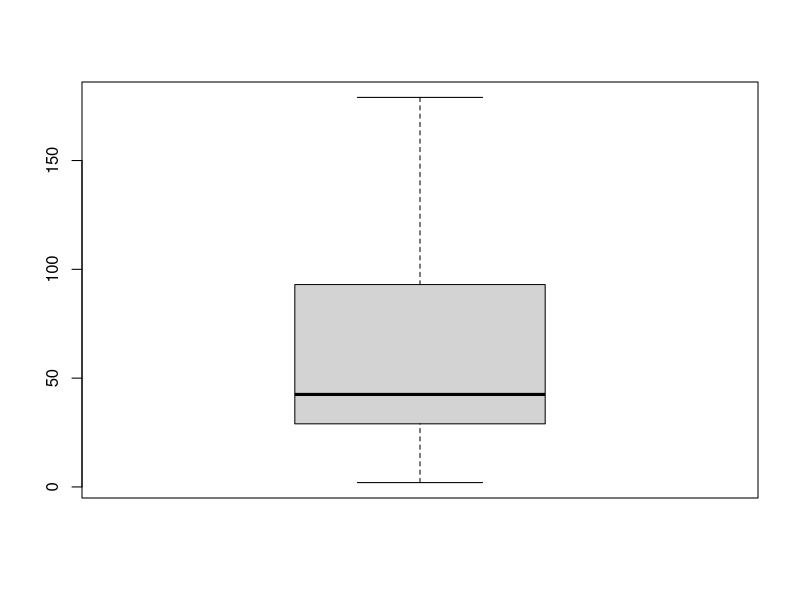
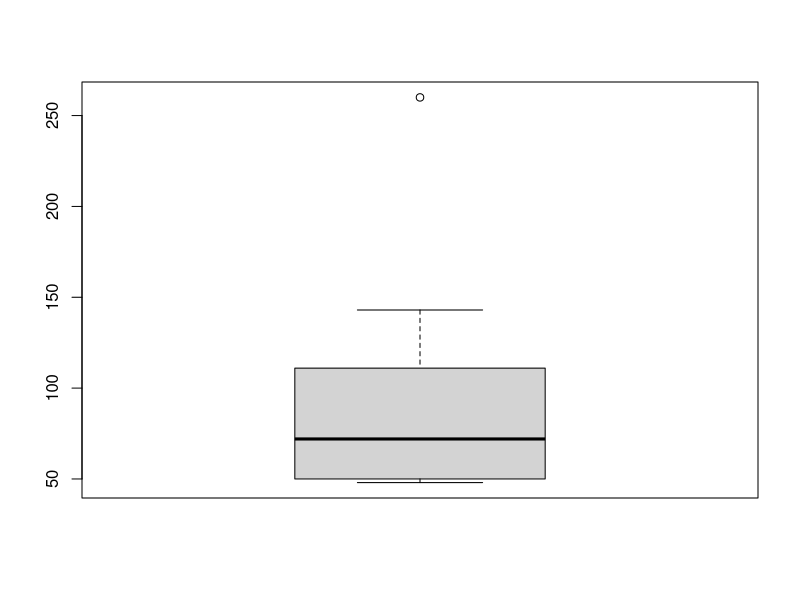
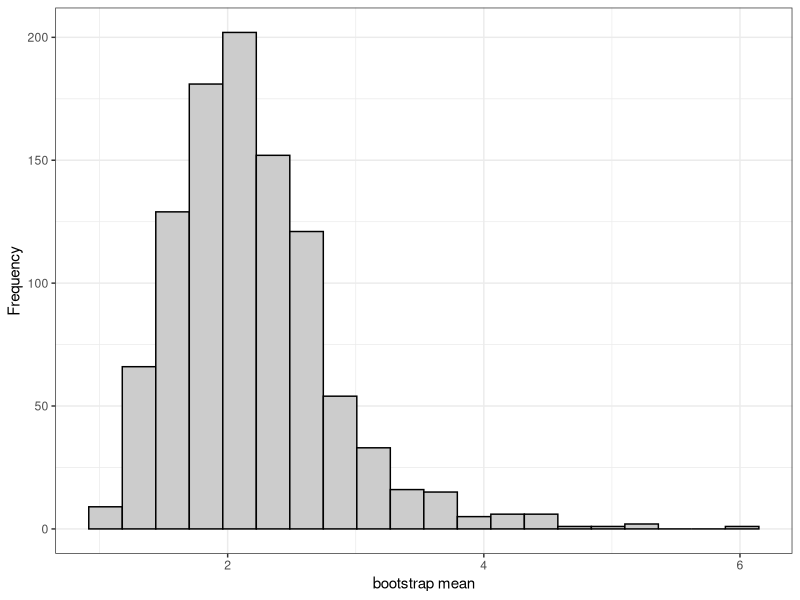

These charts were generated, in order, by the following R code:
## ---- chunk 1
library(boot)
## ---- chunk 2
data(city, package='boot')
head(city)
## ---- chunk 3
boxplot(city$u)
boxplot(city$x)
## ---- chunk 4
mean_1920 <- mean(city$u)
mean_1930 <- mean(city$x)
## ---- chunk 5
theta_est <- mean_1930/mean_1920
theta_est
## ---- chunk 6
cor(city$u, city$x, method='spearman') # có tương quan lớn
## ---- chunk 7
n_city <- nrow(city)
var_1920 <- var(city$u)
var_1930 <- var(city$x)
cov_ux <- cov(city$u, city$x)
var_mean_ux <- matrix(c(var_1920, cov_ux, cov_ux, var_1930), 2, 2)/n_city
var_mean_ux
## ---- chunk 8
h_deriv <- function(mean_1, mean_2){
return(c(-mean_2/mean_1^2, 1/mean_1))
}
h_deriv_est <- h_deriv(mean_1 = mean_1920, mean_2 = mean_1930)
h_deriv_est
## ---- chunk 9
var_theta_est <- h_deriv_est %*% var_mean_ux %*% h_deriv_est
var_theta_est
## ---- chunk 10
boot_func <- function(data, ind){
  data <- data[ind,]
  # est mean
  mean_est <- mean(data$x)/mean(data$u)
  # est var
  n <- nrow(data)
  var_u <- var(data$u)
  var_x <- var(data$x)
  cov_ux <- cov(data$u, data$x)
  var_mean_ux <- matrix(c(var_u, cov_ux, cov_ux, var_x), 2, 2)/n
  h_deriv_est <- c(-mean(data$x)/mean(data$u)^2, 1/mean(data$u))
  var_est <- h_deriv_est %*% var_mean_ux %*% h_deriv_est
  return(c(mean_est, var_est))
}
## ---- chunk 11
set.seed(123)
boot_out <- boot(data=city, statistic = boot_func, R=1000, sim='ordinary')
## ---- chunk 12
boot_out
## ---- chunk 13
boot.ci(boot.out = boot_out)
## ---- chunk 14
boot_func <- function(data, ind){
  data <- data[ind,]
  log_mean <- log(mean(data$x)/mean(data$u))
  return(log_mean)
}
## ---- chunk 15
set.seed(123)
boot_out <- boot(data=city, statistic = boot_func, R=1000)
boot_out
## ---- chunk 16
boot.ci(boot_out)
## ---- chunk 17
mean_est <- exp(0.4189159)
mean_est
## ---- chunk 18
y_0 <- rep(0, 3283)
y_1 <- rep(1, 55)
df_0 <- data.frame(high_group = y_0)
df_1 <- data.frame(high_group = y_1)
df_high <- rbind(df_0, df_1)
head(df_high)
## ---- chunk 19
y_0 <- rep(0, 2655)
y_1 <- rep(1, 21)
df_0 <- data.frame(low_group = y_0)
df_1 <- data.frame(low_group = y_1)
df_low <- rbind(df_0, df_1)
head(df_low)
## ---- chunk 20
n1 <- nrow(subset(df_high, df_high$high_group == 1))
p1 <- n1/3338
p1
## ---- chunk 21
n2 <- nrow(subset(df_low, df_low$low_group == 1))
p2 <- n2/2676
p2
## ---- chunk 22
mu <- p1/p2
mu
## ---- chunk 23
n_high <- nrow(df_high)
n_low <- nrow(df_low)
var_high <- var(df_high$high_group)
var_low <- var(df_low$low_group)
cov_ux <- 0
var_mean_ux <- matrix(c(var_high/n_high, cov_ux, cov_ux, var_low/n_low), 2, 2)
var_mean_ux
## ---- chunk 24
h_deriv <- function(p1, p2){
return(c(1/p2, -p1/p2^2))
}
h_deriv_est <- h_deriv(p1 = p1, p2 = p2)
h_deriv_est
## ---- chunk 25
var_theta_est <- h_deriv_est %*% var_mean_ux %*% h_deriv_est
var_theta_est
## ---- chunk 26
set.seed(123)
nR <- 1000
n_high <- nrow(df_high)
n_low <- nrow(df_low)
ratio_boot <- numeric(nR)
for (i in 1:nR){
  id_boot_h <- sample(1:n_high, size=n_high, replace=TRUE)
  id_boot_l <- sample(1:n_low, size=n_low, replace=TRUE)
  data_h <- df_high[id_boot_h,]
  data_l <- df_low[id_boot_l,]
  p1_est <- mean(data_h)
  p2_est <- mean(data_l)
  ratio_boot[i] <- p1_est/p2_est
}
## ---- chunk 27
mean_boot_ratio <- mean(ratio_boot)
mean_boot_ratio
## ---- chunk 28
# histogram
library(ggplot2)
ggplot(data = data.frame(t = ratio_boot), mapping = aes(x = t)) +
  geom_histogram(fill = "gray80", color = "black", bins = 20) +
  xlab("bootstrap mean") + ylab("Frequency") +
theme_bw()
## ---- chunk 29
# KTC
# Do lech chuan boostrap
se_boot <- sd(ratio_boot)
b = mean_boot_ratio - mu
ci_norm_bts <- mean_boot_ratio - b +
c(-1, 1)*se_boot*qnorm((1 + 0.95)/2)
ci_norm_bts
## ---- chunk 30
# tính variance theo câu a
h_deriv <- function(p1, p2){
return(c(-p2/p1^2, 1/p1))
}
h_deriv_est <- h_deriv(p1 = p1, p2 = p2)
h_deriv_est
## ---- chunk 31
var_theta_est <- h_deriv_est %*% var_mean_ux %*% h_deriv_est
var_theta_est
## ---- chunk 32
set.seed(123)
nR <- 1000
n_high <- nrow(df_high)
n_low <- nrow(df_low)
ratio <- nrow(nR)
for (i in 1:nR){
  id_boot_h <- sample(1:n_high, size=n_high, replace=TRUE)
  id_boot_l <- sample(1:n_low, size=n_low, replace=TRUE)
  data_h <- df_high[id_boot_h,]
  data_l <- df_low[id_boot_l,]
  p1_est <- mean(data_h)
  p2_est <- mean(data_l)
  ratio[i] <- p2_est/p1_est
}
## ---- chunk 33
mean_boot_ratio <- mean(ratio)
## ---- chunk 34
mu_2 <- p2/p1
mu_2
## ---- chunk 35
# KTC
# Do lech chuan boostrap
se_boot <- sd(ratio)
b = mean_boot_ratio - mu_2
ci_norm_bts <- mean_boot_ratio - b +
c(-1, 1)*se_boot*qnorm((1 + 0.95)/2)
ci_norm_bts
## ---- chunk 36
mu_log <- log(p1/p2)
## ---- chunk 37
# variance
var_mean_ux
## ---- chunk 38
h_deriv <- function(p1, p2){
return(c(1/p1, -1/p2))
}
h_deriv_est <- h_deriv(p1 = p1, p2 = p2)
h_deriv_est
## ---- chunk 39
var_theta_est <- h_deriv_est %*% var_mean_ux %*% h_deriv_est
var_theta_est
## ---- chunk 40
set.seed(123)
nR <- 1000
n_high <- nrow(df_high)
n_low <- nrow(df_low)
ratio <- numeric(nR)
var <- numeric(nR)
for (i in 1:nR){
  id_boot_h <- sample(1:n_high, size=n_high, replace=TRUE)
  id_boot_l <- sample(1:n_low, size=n_low, replace=TRUE)
  data_h <- df_high[id_boot_h,]
  data_l <- df_low[id_boot_l,]
  p1_est <- mean(data_h)
  p2_est <- mean(data_l)
  h <- h_deriv(p1 = p1_est, p2 = p2_est)
  ratio[i] <- log(p1_est/p2_est)
  var[i] <- h %*% var_mean_ux %*% h
}
## ---- chunk 41
z <- (ratio - mu_log)/sqrt(var)
## ---- chunk 42
# phân vị:
z_boot_qt_095 <- sort(z)[floor(nR*c(1 - 0.05/2 , 0.05/2))]
## ---- chunk 43
se_mu <- sqrt(var_theta_est)
ci_stud_bts <- mu_log - se_mu*z_boot_qt_095
ci_stud_bts
## ---- chunk 44
exp(mean(ratio))
## ---- chunk 45
c(exp(0.3279564), exp(1.3105434))
## ---- chunk 46
nR <- 1000
n <- nrow(city)
boot_out <- numeric(nR)
mu_u <- numeric(nR)
for (i in 1:nR){
  ind <- sample(1:n, size = nR, replace = TRUE)
  data <- city[ind,]
  mean_u <- mean(data$u)
  mean_x <- mean(data$x)
  theta <- mean_x/mean_u
  boot_out[i] <- theta
  mu_u[i] <- mean_u
}
## ---- chunk 47
theta_boot <- mean(boot_out)
theta_u <- mean(mu_u)
## ---- chunk 48
sum <- 0
for (r in 1:n){
  data <- city[r,]
  t <- ((data$x - theta_boot*data$u)/theta_u)^2
  sum <- sum + t
}
## ---- chunk 49
sum/(n^2)
